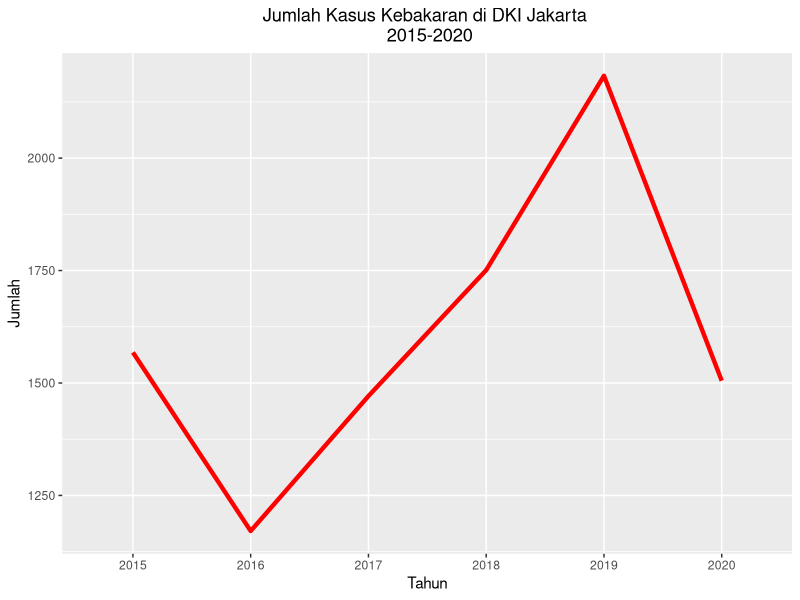
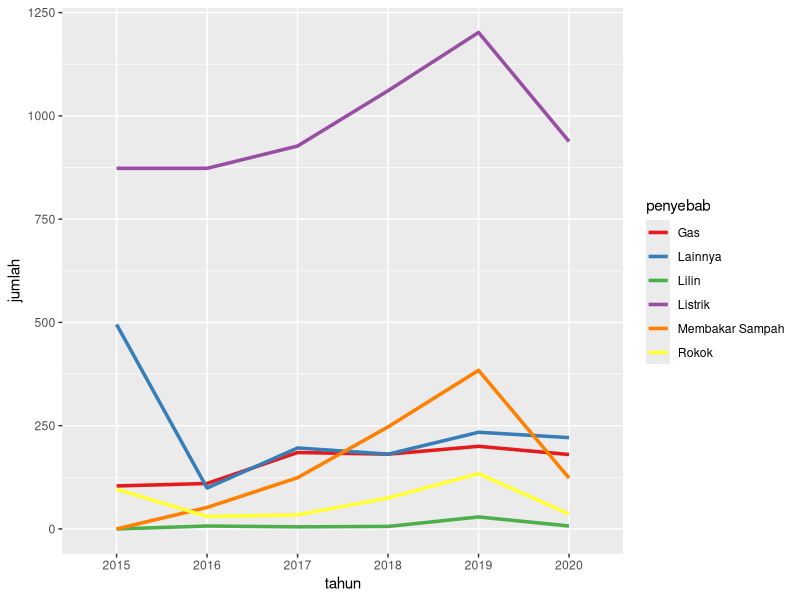

Write the R code that produced these figures, in order.
# Import library
library(readr)
library(ggplot2)
library(dplyr)

# Import data
data <- read_csv("PenyebabKebakaranJakarta.csv")
head(data)

# Mengubah jenis data
data$tahun <- as.factor(data$tahun)
data$wilayah <- as.factor(data$wilayah)
data$penyebab <- as.factor(data$penyebab)
head(data)

sum(is.na(data))

# Membuat data dalam pertahhun
pertahun <- data %>%
              group_by(tahun) %>%
              summarise(jumlah = sum(jumlah))
pertahun

ggplot(data=pertahun,aes(x=tahun, y=jumlah,group=1)) +
  geom_line(color='red',size=1.5) +
  ggtitle("Jumlah Kasus Kebakaran di DKI Jakarta \n 2015-2020") +
  theme(plot.title = element_text(hjust = 0.5)) +
  labs(x='Tahun',y='Jumlah')

# Membuat trend plot tiap
trend <- data %>%
          group_by(tahun,penyebab) %>%
          summarise(jumlah = sum(jumlah))

ggplot(trend,aes(x = tahun, y = jumlah, colour = penyebab, group = penyebab)) +
  geom_line(size=1.2) +
  scale_colour_brewer(palette="Set1")

